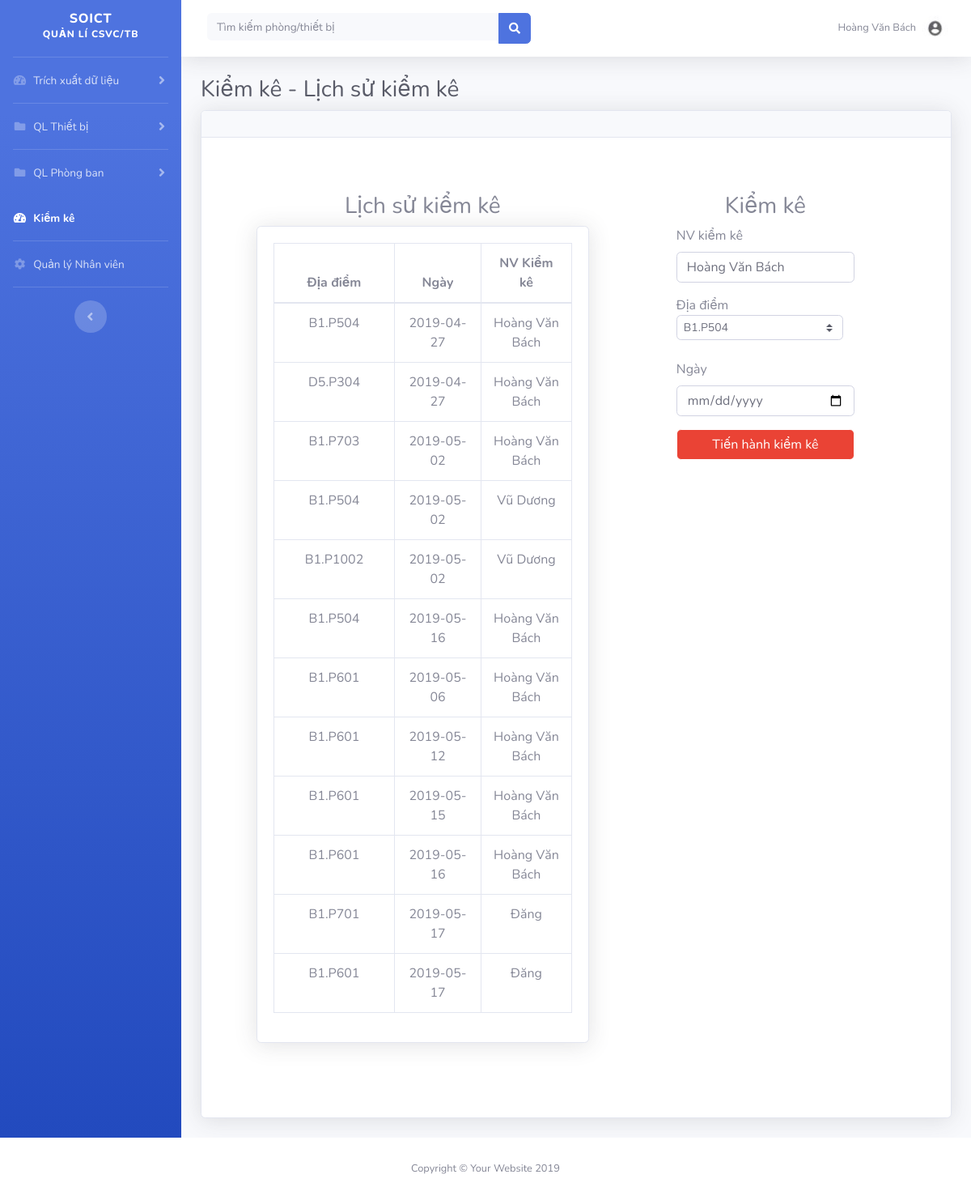
/kiemke.php (signed in), run on the app's committed database.
### tables this page shows
CREATE TABLE `nv_ql` (
  `idNV_QL` varchar(45) NOT NULL,
  `matkhau` varchar(45) NOT NULL,
  `hoten` varchar(200) DEFAULT NULL,
  `quyen` int(100) DEFAULT NULL,
  `chucvu` text NOT NULL,
  `DV` text NOT NULL
);

CREATE TABLE `kiemke` (
  `idkk` int(11) NOT NULL,
  `idNV_QL` varchar(45) NOT NULL,
  `date` date NOT NULL,
  `diadiem` text NOT NULL
);

### Server.php (called while the page is built, shortened)
<?php
    $conn = mysqli_connect("localhost", "root", "", "ql_csvctb");
    function getUserbyId($id)
    {
        global $conn;
        $sql = "SELECT * FROM nv_ql WHERE idNV_QL ='$id'";
        $result = mysqli_query($conn, $sql);
        $values = mysqli_fetch_assoc($result);
        return $values;
    }
    function getKiemke()
    {
        global $conn;
        $sql = "SELECT kiemke.*, nv_ql.hoten FROM kiemke INNER JOIN nv_ql ON kiemke.idNV_QL = nv_ql.idNV_QL";
        $result = mysqli_query($conn, $sql);
        $values = mysqli_fetch_all($result, MYSQLI_ASSOC);
        return $values;
    }
?>

### kiemke.php (the view, shortened to what this page needs)
<?php include('Server.php'); ?>
<?php $ms = $_SESSION['ms'];
    $user = getUserbyId($ms);
    $values = getKiemke();
?>
<!DOCTYPE html>
<html lang="en">
<head>
    <link href="vendor/fontawesome-free/css/all.min.css" rel="stylesheet" type="text/css">
    <link href="css/sb-admin-2.min.css" rel="stylesheet">
</head>
<body id="page-top">
<div id="wrapper">
    <ul class="navbar-nav bg-gradient-primary sidebar sidebar-dark accordion" id="accordionSidebar">
        <a class="sidebar-brand d-flex align-items-center justify-content-center" href="trangchu.php">
            <div class="sidebar-brand-text mx-3"> SOICT <br> <sup>Quản lí CSVC/TB</sup></div>
        </a>
        <hr class="sidebar-divider my-0">
        <li class="nav-item">
            <a class="nav-link collapsed" href="xuatdulieu.php" data-toggle="collapse" data-target="#collapsePages1"
               aria-expanded="true" aria-controls="collapsePages">
                <i class="fas fa-fw fa-tachometer-alt"></i>
                <span>Trích xuất dữ liệu</span></a>
        </li>
        <hr class="sidebar-divider my-0">
        <li class="nav-item">
            <a class="nav-link collapsed" href="#" data-toggle="collapse" data-target="#collapsePages"
               aria-expanded="true" aria-controls="collapsePages">
                <i class="fas fa-fw fa-folder"></i>
                <span>QL Thiết bị</span>
            </a>
        </li>
        <hr class="sidebar-divider my-0">
        <li class="nav-item">
            <a class="nav-link collapsed" href="#" data-toggle="collapse" data-target="#collapseUtilities"
               aria-expanded="true" aria-controls="collapseUtilities">
                <i class="fas fa-fw fa-folder"></i>
                <span>QL Phòng ban</span>
            </a>
        </li>
        <li class="nav-item active ">
            <a class="nav-link" href="kiemke.php">
                <i class="fas fa-fw fa-tachometer-alt"></i>
                <span>Kiểm kê</span></a>
        </li>
        <hr class="sidebar-divider my-0">
        <li class="nav-item">
            <a class="nav-link" href="quanly.php">
                <i class="fas fa-fw fa-cog"></i>
                <span>Quản lý Nhân viên</span></a>
        </li>
        <hr class="sidebar-divider d-none d-md-block">
        <div class="text-center d-none d-md-inline">
            <button class="rounded-circle border-0" id="sidebarToggle"></button>
        </div>
    </ul>
    <div id="content-wrapper" class="d-flex flex-column">
        <div id="content">
            <nav class="navbar navbar-expand navbar-light bg-white topbar mb-4 static-top shadow">
                <form method="get" action="" class="d-none d-sm-inline-block form-inline mr-auto ml-md-3 my-2 my-md-0 mw-100 navbar-search">
                    <div class="input-group">
                        <input type="text" name="keyword" class="form-control bg-light border-0 small" placeholder="Tìm kiếm phòng/thiết bị" aria-label="Search" aria-describedby="basic-addon2">
                        <div class="input-group-append">
                            <button class="btn btn-primary" type="submit" name="search">
                                <i class="fas fa-search fa-sm"></i>
                            </button>
                        </div>
                    </div>
                </form>
                <ul class="navbar-nav ml-auto">
                    <li class="nav-item dropdown no-arrow">
                        <a class="nav-link dropdown-toggle" href="#" id="userDropdown" role="button"
                           data-toggle="dropdown" aria-haspopup="true" aria-expanded="false">
                            <span class="mr-2 d-none d-lg-inline text-gray-600 small"><?php echo $user['hoten']; ?></span>
                            <img class="img-profile rounded-circle" src="img/Capturec.JPG">
                        </a>
                    </li>
                </ul>
            </nav>
            <div class="container-fluid">
                <h1 class="h3 mb-2 text-gray-800"> Kiểm kê - Lịch sử kiểm kê</h1>
                <div class="card shadow mb-4">
                    <div class="card-header py-3">
                    </div>
                    <div class="card-body">
                        <div class="row">
                            <div class="col-lg-7">
                                <div class="p-5">
                                    <div class="text-center">
                                        <h3>Lịch sử kiểm kê</h3>
                                        <div class="card shadow mb-4">
                                            <div class="card-body">
                                                <div class="table-responsive">
                                                    <div id="dataTable_wrapper"
                                                         class="dataTables_wrapper dt-bootstrap4">
                                                        <div class="row">
                                                            <div class="col-sm-12">
                                                                <table class="table table-bordered dataTable"
                                                                       id="dataTable" width="100%" cellspacing="0"
                                                                       role="grid" aria-describedby="dataTable_info"
                                                                       style="width: 100%;">
                                                                    <thead>
                                                                    <tr role="row">
                                                                        <th class="sorting_asc" tabindex="0"
                                                                            aria-controls="dataTable" rowspan="1"
                                                                            colspan="1" aria-sort="ascending"
                                                                            aria-label="Name: activate to sort column descending"
                                                                            style="width: 57px;">Địa điểm
                                                                        </th>
                                                                        <th class="sorting" tabindex="0"
                                                                            aria-controls="dataTable" rowspan="1"
                                                                            colspan="1"
                                                                            aria-label="Office: activate to sort column ascending"
                                                                            style="width: 50px;">Ngày
                                                                        </th>
                                                                        <th class="sorting" tabindex="0"
                                                                            aria-controls="dataTable" rowspan="1"
                                                                            colspan="1"
                                                                            aria-label="Age: activate to sort column ascending"
                                                                            style="width: 31px;">NV Kiểm kê
                                                                        </th>
                                                                    </thead>
                                                                    <tbody>
                                                                    <?php foreach ($values as $key => $tb) { ?>
                                                                    <tr role="row" class="odd">
                                                                        <td><?php echo $tb["diadiem"] ?></td>
                                                                        <td><?php echo $tb["date"] ?></td>
                                                                        <td><?php echo $tb["hoten"] ?></td>
                                                                        <?php } ?>
                                                                    </tbody>
                                                                </table>
                                                            </div>
                                                        </div>
                                                    </div>
                                                </div>
                                            </div>
                                        </div>
                                    </div>
                                </div>
                            </div>
                            <div class="p-5">
                                <div class="text-center">
                                    <h3>Kiểm kê</h3>
                                </div>
                                <form method="post" action="">
                                    <div class="form-group">
                                        <label for="exampleInputEmail1">NV kiểm kê</label>
                                        <input name="idNV_QL" type="text" class="form-control"
                                               value="<?php echo $user['hoten'] ?>" id="exampleInputEmail1"
                                               aria-describedby="emailHelp" placeholder="">
                                    </div>
                                    <div class="form-group" >
                                        <label>Địa điểm<select name="diadiem" aria-controls="dataTable"
                                                               class="custom-select custom-select-sm form-control form-control-sm">
                                                <?php
                                                global $conn;
                                                $sql = "SELECT * FROM phongbann";
                                                $result = mysqli_query($conn, $sql);
                                                $values = mysqli_fetch_all($result, MYSQLI_ASSOC);
                                                foreach ($values as $value) { ?>
                                                    <option value="<?php echo $value['Diadiem']; ?>"><?php echo $value['Diadiem']; ?></option>
                                                <?php } ?>
                                            </select></label>
                                    </div>
                                    <div class="form-group">
                                        <label for="exampleInputEmail1">Ngày</label>
                                        <input type="date" name="date" class="form-control" id="exampleInputEmail1"
                                               aria-describedby="emailHelp" placeholder="">
                                    </div>
                                    <button type="submit" class="btn btn-google btn-user btn-block">Tiến hành kiểm kê</button>
                                </form>
                            </div>
                        </div>
                    </div>
                </div>
            </div>
        </div>
    </div>
</div>
<footer class="sticky-footer bg-white">
    <div class="container my-auto">
        <div class="copyright text-center my-auto">
            <span>Copyright &copy; Your Website 2019</span>
        </div>
    </div>
</footer>
</body>
</html>

### data on the page
nv_ql: hoten "Hoàng Văn Bách", idNV_QL "Hoàng Văn Bách"
kiemke: diadiem "B1.P504", date "2019-04-27", idNV_QL.hoten "Hoàng Văn Bách"
kiemke: diadiem "D5.P304", date "2019-04-27", idNV_QL.hoten "Hoàng Văn Bách"
kiemke: diadiem "B1.P703", date "2019-05-02", idNV_QL.hoten "Hoàng Văn Bách"
kiemke: diadiem "B1.P504", date "2019-05-02", idNV_QL.hoten "Vũ Dương"
kiemke: diadiem "B1.P1002", date "2019-05-02", idNV_QL.hoten "Vũ Dương"
kiemke: diadiem "B1.P504", date "2019-05-16", idNV_QL.hoten "Hoàng Văn Bách"
kiemke: diadiem "B1.P601", date "2019-05-06", idNV_QL.hoten "Hoàng Văn Bách"
kiemke: diadiem "B1.P601", date "2019-05-12", idNV_QL.hoten "Hoàng Văn Bách"
kiemke: diadiem "B1.P601", date "2019-05-15", idNV_QL.hoten "Hoàng Văn Bách"
kiemke: diadiem "B1.P601", date "2019-05-16", idNV_QL.hoten "Hoàng Văn Bách"
kiemke: diadiem "B1.P701", date "2019-05-17", idNV_QL.hoten "Đăng"
kiemke: diadiem "B1.P601", date "2019-05-17", idNV_QL.hoten "Đăng"

### other printed values
form field diadiem "B1.P504"
